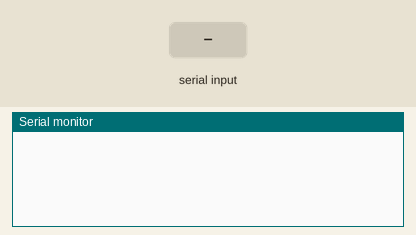
Simulated run of this sketch. Board: ESP8266 (NodeMCU). Shown: the last lines printed to the serial monitor. Inputs (shaded band) come from the test bench.

Above: at 1.2 s.
1.3 s: "1\n" received over Serial
At 2.1 s:
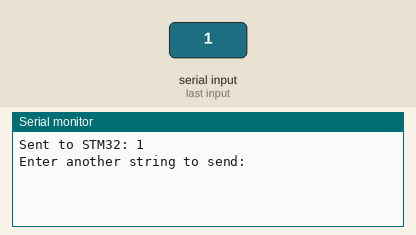
2.8 s: "1\n" received over the second serial link
At 3.3 s:
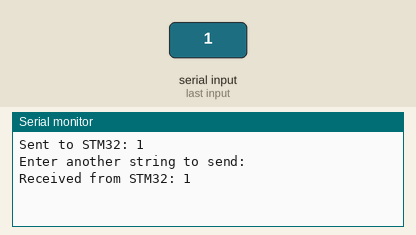
4.3 s: "0\n" received over Serial
At 5.5 s:
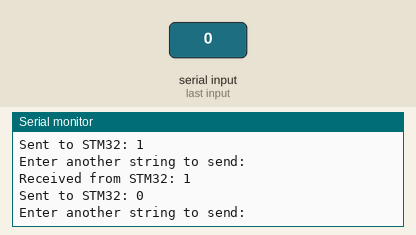
5.8 s: "0\n" received over the second serial link
At 6.8 s:
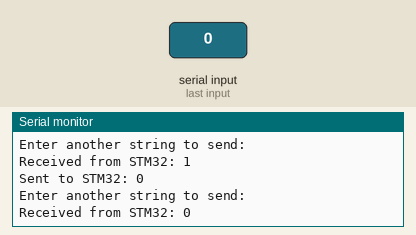

Measured:
- after the input at 1.3 s, the serial monitor: prints a new line at once (image 1)
- after the input at 2.8 s, the serial monitor: prints a new line at once (image 2)
- after the input at 4.3 s, the serial monitor: prints a new line at once (image 3)
- after the input at 5.8 s, the serial monitor: prints a new line at once (image 4)

The sketch:

uart_ESP8266.ino
```cpp
#include<iostream>
#include<SoftwareSerial.h>
using namespace std;
#define RX_PIN D7
#define TX_PIN D8
SoftwareSerial stm32Serial(D7, D8); // RX, TX
String response = "";
void setup() {
  // put your setup code here, to run once:
  Serial.begin(115200);
  stm32Serial.begin(115200);
}

void loop() {
  // put your main code here, to run repeatedly:
  // if(stm32Serial.available()>0)
  // {
  //   response= stm32Serial.readStringUntil('\n');
  //   Serial.println(response);
  // }
   // Check if data is available on the Serial Monitor (USB)
  if (Serial.available() > 0) {
    // Read the incoming string from the Serial Monitor
    response = Serial.readStringUntil('\n');  // Read until newline character

    // Send the received string to STM32 via SoftwareSerial
    stm32Serial.print(response);

    // Print the string back to Serial Monitor for confirmation
    Serial.println("Sent to STM32: " + response);

    // Prompt for more input
    Serial.println("Enter another string to send:");
  }
  response="";

  // Optionally, handle incoming data from the STM32
  if (stm32Serial.available() > 0) {
    String stmResponse = stm32Serial.readStringUntil('\n');
    Serial.println("Received from STM32: " + stmResponse);
  }
}
```
